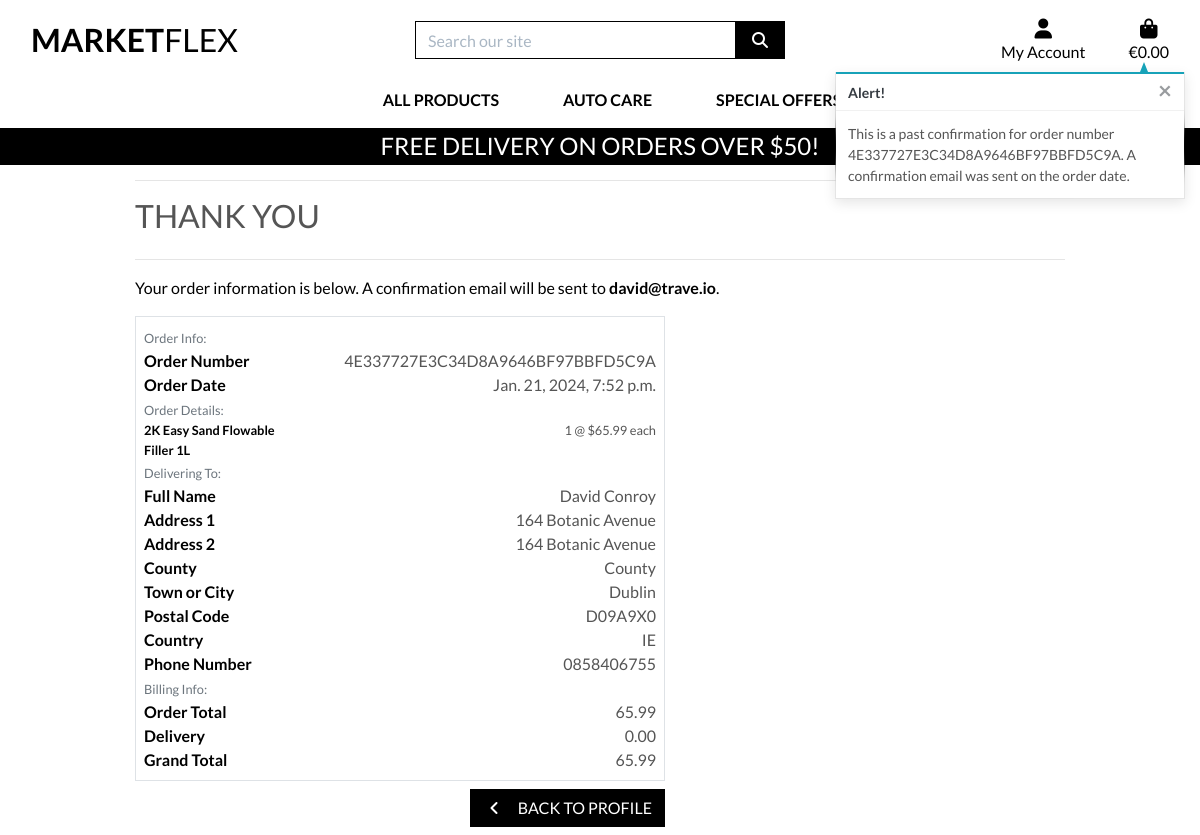
/profile/order_history/4E337727E3C34D8A9646BF97BBFD5C9A, run on the app's committed database.
### checkout/models.py (models this page shows, shortened)
class Order(models.Model):
    order_number = models.CharField(max_length=32, null=False, editable=False)
    user_profile = models.ForeignKey(UserProfile, on_delete=models.SET_NULL,
                                     null=True,
                                     blank=True, related_name='orders')
    full_name = models.CharField(max_length=50, null=False, blank=False)
    email = models.EmailField(max_length=254, null=False, blank=False)
    phone_number = models.CharField(max_length=20, null=False, blank=False)
    country = CountryField(blank_label='Country *', null=False, blank=False)
    postcode = models.CharField(max_length=20, null=True, blank=True)
    town_or_city = models.CharField(max_length=40, null=False, blank=False)
    street_address1 = models.CharField(max_length=80, null=False, blank=False)
    street_address2 = models.CharField(max_length=80, null=True, blank=True)
    county = models.CharField(max_length=80, null=True, blank=True)
    date = models.DateTimeField(auto_now_add=True)
    delivery_cost = models.DecimalField(max_digits=6, decimal_places=2,
                                        null=False, default=0)
    order_total = models.DecimalField(max_digits=10, decimal_places=2,
                                      null=False, default=0)
    grand_total = models.DecimalField(max_digits=10, decimal_places=2,
                                      null=False, default=0)
    original_bag = models.TextField(null=False, blank=False, default='')
    stripe_pid = models.CharField(max_length=254, null=False, blank=False,
                                  default='')

class OrderLineItem(models.Model):
    order = models.ForeignKey(Order, null=False, blank=False,
                              on_delete=models.CASCADE,
                              related_name='lineitems')
    product = models.ForeignKey(Product, null=False, blank=False,
                                on_delete=models.CASCADE)
    product_size = models.CharField(max_length=2, null=True, blank=True)
    quantity = models.IntegerField(null=False, blank=False, default=0)
    lineitem_total = models.DecimalField(max_digits=6, decimal_places=2,
                                         null=False, blank=False,
                                         editable=False)

### products/models.py (models this page shows, shortened)
class Product(models.Model):
    category = models.ForeignKey('Category', null=True, blank=True, on_delete=models.SET_NULL)
    sku = models.CharField(max_length=254, null=True, blank=True)
    name = models.CharField(max_length=254)
    description = models.TextField()
    has_sizes = models.BooleanField(default=False, null=True, blank=True)
    price = models.DecimalField(max_digits=6, decimal_places=2)
    rating = models.DecimalField(max_digits=6, decimal_places=2, null=True, blank=True)
    image_url = models.URLField(max_length=1024, null=True, blank=True)
    image = models.ImageField(null=True, blank=True)

### profiles/views.py (the view)
# urls.py: path('order_history/<order_number>', views.order_history, name='order_history'),
def order_history(request, order_number):
    order = get_object_or_404(Order, order_number=order_number)
    messages.info(request, (
        f'This is a past confirmation for order number {order_number}. '
        'A confirmation email was sent on the order date.'
    ))
    template = 'checkout/checkout_success.html'
    context = {
        'order': order,
        'from_profile': True,
    }
    return render(request, template, context)

### checkout/templates/checkout/checkout_success.html (shortened to what this page needs)
{% extends "base.html" %}
{% load static %}
{% block extra_css %}
    <link rel="stylesheet" href="{% static 'checkout/css/checkout.css' %}">
{% endblock %}
{% block page_header %}
    <div class="container header-container">
    </div>
{% endblock %}
{% block content %}
    <div class="overlay"></div>
    <div class="container">
        <div class="row">
            <div class="col">
                <hr>
                <h2 class="logo-font mb-4">Thank You</h2>
                <hr>
                <p class="text-black">Your order information is below. A confirmation email will be sent to <strong>{{ order.email }}</strong>.</p>
            </div>
        </div>
        <div class="row">
            <div class="col-12 col-lg-7">
                <div class="order-confirmation-wrapper p-2 border">
                    <div class="row">
                        <div class="col">
                            <small class="text-muted">Order Info:</small>
                        </div>
                    </div>
                    <div class="row">
                        <div class="col-12 col-md-4">
                            <p class="mb-0 text-black font-weight-bold">Order Number</p>
                        </div>
                        <div class="col-12 col-md-8 text-md-right">
                            <p class="mb-0">{{ order.order_number }}</p>
                        </div>
                    </div>
                    <div class="row">
                        <div class="col-12 col-md-4">
                            <p class="mb-0 text-black font-weight-bold">Order Date</p>
                        </div>
                        <div class="col-12 col-md-8 text-md-right">
                            <p class="mb-0">{{ order.date }}</p>
                        </div>
                    </div>
                    <div class="row">
                        <div class="col">
                            <small class="text-muted">Order Details:</small>
                        </div>
                    </div>
                    {% for item in order.lineitems.all %}
                    <div class="row">
                        <div class="col-12 col-md-4">
                            <p class="small mb-0 text-black font-weight-bold">
                                {{ item.product.name }}{% if item.product_size %} - Size {{ item.product.size|upper }}{% endif %}
                            </p>
                        </div>
                        <div class="col-12 col-md-8 text-md-right">
                            <p class="small mb-0">{{ item.quantity }} @ ${{ item.product.price }} each</p>
                        </div>
                    </div>
                    {% endfor %}
                    <div class="row">
                        <div class="col">
                            <small class="text-muted">Delivering To:</small>
                        </div>
                    </div>
                    <div class="row">
                        <div class="col-12 col-md-4">
                            <p class="mb-0 text-black font-weight-bold">Full Name</p>
                        </div>
                        <div class="col-12 col-md-8 text-md-right">
                            <p class="mb-0">{{ order.full_name }}</p>
                        </div>
                    </div>
                    <div class="row">
                        <div class="col-12 col-md-4">
                            <p class="mb-0 text-black font-weight-bold">Address 1</p>
                        </div>
                        <div class="col-12 col-md-8 text-md-right">
                            <p class="mb-0">{{ order.street_address1 }}</p>
                        </div>
                    </div>
                    {% if order.street_address2 %}
                    <div class="row">
                        <div class="col-12 col-md-4">
                            <p class="mb-0 text-black font-weight-bold">Address 2</p>
                        </div>
                        <div class="col-12 col-md-8 text-md-right">
                            <p class="mb-0">{{ order.street_address1 }}</p>
                        </div>
                    </div>
                    {% endif %}
                    {% if order.county %}
                    <div class="row">
                        <div class="col-12 col-md-4">
                            <p class="mb-0 text-black font-weight-bold">County</p>
                        </div>
                        <div class="col-12 col-md-8 text-md-right">
                            <p class="mb-0">{{ order.county }}</p>
                        </div>
                    </div>
                    {% endif %}
                    <div class="row">
                        <div class="col-12 col-md-4">
                            <p class="mb-0 text-black font-weight-bold">Town or City</p>
                        </div>
                        <div class="col-12 col-md-8 text-md-right">
                            <p class="mb-0">{{ order.town_or_city }}</p>
                        </div>
                    </div>
                    {% if order.postcode %}
                    <div class="row">
                        <div class="col-12 col-md-4">
                            <p class="mb-0 text-black font-weight-bold">Postal Code</p>
                        </div>
                        <div class="col-12 col-md-8 text-md-right">
                            <p class="mb-0">{{ order.postcode }}</p>
                        </div>
                    </div>
                    {% endif %}
                    <div class="row">
                        <div class="col-12 col-md-4">
                            <p class="mb-0 text-black font-weight-bold">Country</p>
                        </div>
                        <div class="col-12 col-md-8 text-md-right">
                            <p class="mb-0">{{ order.country }}</p>
                        </div>
                    </div>
                    <div class="row">
                        <div class="col-12 col-md-4">
                            <p class="mb-0 text-black font-weight-bold">Phone Number</p>
                        </div>
                        <div class="col-12 col-md-8 text-md-right">
                            <p class="mb-0">{{ order.phone_number }}</p>
                        </div>
                    </div>
                    <div class="row">
                        <div class="col">
                            <small class="text-muted">Billing Info:</small>
                        </div>
                    </div>
                    <div class="row">
                        <div class="col-12 col-md-4">
                            <p class="mb-0 text-black font-weight-bold">Order Total</p>
                        </div>
                        <div class="col-12 col-md-8 text-md-right">
                            <p class="mb-0">{{ order.order_total }}</p>
                        </div>
                    </div>
                    <div class="row">
                        <div class="col-12 col-md-4">
                            <p class="mb-0 text-black font-weight-bold">Delivery</p>
                        </div>
                        <div class="col-12 col-md-8 text-md-right">
                            <p class="mb-0">{{ order.delivery_cost }}</p>
                        </div>
                    </div>
                    <div class="row">
                        <div class="col-12 col-md-4">
                            <p class="mb-0 text-black font-weight-bold">Grand Total</p>
                        </div>
                        <div class="col-12 col-md-8 text-md-right">
                            <p class="mb-0">{{ order.grand_total }}</p>
                        </div>
                    </div>
                </div>
            </div>
        </div>
        <div class="row">
			<div class="col-12 col-lg-7 text-right">
                {% if from_profile %}
                    <a href="{% url 'profile' %}" class="btn btn-black rounded-0 my-2">
                        <span class="icon mr-2">
                            <i class="fas fa-angle-left"></i>
                        </span>
                        <span class="text-uppercase">Back to Profile</span>
                    </a>
                {% endif %}
			</div>
		</div>
    </div>
{% endblock %}

### data on the page
Order: email "david@trave.io", order_number "4E337727E3C34D8A9646BF97BBFD5C9A", date "Jan. 21, 2024, 7:52 p.m.", full_name "David Conroy", street_address1 "164 Botanic Avenue", county "County", town_or_city "Dublin", postcode "D09A9X0", country "IE", phone_number "0858406755", order_total "65.99", delivery_cost "0.00", grand_total "65.99"
OrderLineItem: product.name "2K Easy Sand Flowable Filler 1L", quantity "1", product.price "65.99"

### other printed values
{{ free_delivery_threshold }} "50"
{{ message }} "This is a past confirmation for order number 4E337727E3C34D8A9646BF97BBFD5C9A. A confirmation email was sent on the order date."
